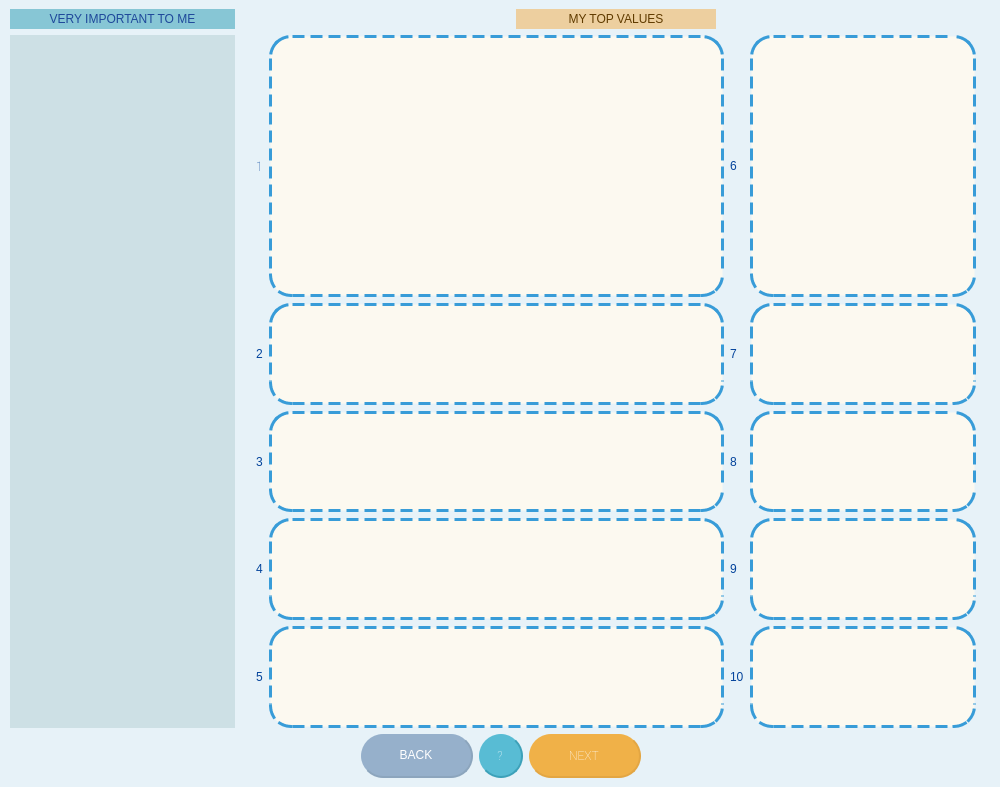
<?xml version="1.0" encoding="UTF-8"?>
<ui version="4.0">
 <class>MainWindow</class>
 <widget class="QMainWindow" name="MainWindow">
  <property name="geometry">
   <rect>
    <x>0</x>
    <y>0</y>
    <width>1000</width>
    <height>787</height>
   </rect>
  </property>
  <property name="windowTitle">
   <string>MainWindow</string>
  </property>
  <widget class="QWidget" name="centralwidget">
   <property name="styleSheet">
    <string notr="true">background-color: rgb(231, 242, 248);
font: 57 9pt &quot;Roboto&quot;;</string>
   </property>
   <layout class="QGridLayout" name="gridLayout">
    <property name="leftMargin">
     <number>10</number>
    </property>
    <item row="2" column="1">
     <spacer name="horizontalSpacer_3">
      <property name="orientation">
       <enum>Qt::Horizontal</enum>
      </property>
      <property name="sizeHint" stdset="0">
       <size>
        <width>40</width>
        <height>20</height>
       </size>
      </property>
     </spacer>
    </item>
    <item row="2" column="0">
     <widget class="QListView" name="list_cards">
      <property name="styleSheet">
       <string notr="true">background-color: rgb(205, 224, 229);
border : 0px;</string>
      </property>
     </widget>
    </item>
    <item row="2" column="2">
     <layout class="QGridLayout" name="gridLayout_3">
      <item row="0" column="2">
       <widget class="QLabel" name="label_6">
        <property name="styleSheet">
         <string notr="true">color: rgb(3, 67, 155);</string>
        </property>
        <property name="text">
         <string>6</string>
        </property>
       </widget>
      </item>
      <item row="2" column="0">
       <widget class="QLabel" name="label_2">
        <property name="styleSheet">
         <string notr="true">color: rgb(3, 67, 155);</string>
        </property>
        <property name="text">
         <string>2</string>
        </property>
       </widget>
      </item>
      <item row="6" column="0">
       <widget class="QLabel" name="label_4">
        <property name="styleSheet">
         <string notr="true">color: rgb(3, 67, 155);</string>
        </property>
        <property name="text">
         <string>4</string>
        </property>
       </widget>
      </item>
      <item row="2" column="1">
       <widget class="QListView" name="listView_5">
        <property name="styleSheet">
         <string notr="true">background-color: rgb(252, 249, 240);
border-color: rgb(56, 156, 216);
border-width: 3px;
border-style: dashed;
border-radius : 22;</string>
        </property>
       </widget>
      </item>
      <item row="6" column="3">
       <widget class="QListView" name="listView_9">
        <property name="styleSheet">
         <string notr="true">background-color: rgb(252, 249, 240);
border-color: rgb(56, 156, 216);
border-width: 3px;
border-style: dashed;
border-radius : 22;</string>
        </property>
       </widget>
      </item>
      <item row="0" column="3">
       <widget class="QListView" name="listView_2">
        <property name="styleSheet">
         <string notr="true">background-color: rgb(252, 249, 240);
border-color: rgb(56, 156, 216);
border-width: 3px;
border-style: dashed;
border-radius : 22;</string>
        </property>
       </widget>
      </item>
      <item row="6" column="1">
       <widget class="QListView" name="listView_4">
        <property name="styleSheet">
         <string notr="true">background-color: rgb(252, 249, 240);
border-color: rgb(56, 156, 216);
border-width: 3px;
border-style: dashed;
border-radius : 22;</string>
        </property>
       </widget>
      </item>
      <item row="4" column="2">
       <widget class="QLabel" name="label_8">
        <property name="styleSheet">
         <string notr="true">color: rgb(3, 67, 155);</string>
        </property>
        <property name="text">
         <string>8</string>
        </property>
       </widget>
      </item>
      <item row="2" column="2">
       <widget class="QLabel" name="label_7">
        <property name="styleSheet">
         <string notr="true">color: rgb(3, 67, 155);</string>
        </property>
        <property name="text">
         <string>7</string>
        </property>
       </widget>
      </item>
      <item row="6" column="2">
       <widget class="QLabel" name="label_9">
        <property name="styleSheet">
         <string notr="true">color: rgb(3, 67, 155);</string>
        </property>
        <property name="text">
         <string>9</string>
        </property>
       </widget>
      </item>
      <item row="8" column="2">
       <widget class="QLabel" name="label_10">
        <property name="styleSheet">
         <string notr="true">color: rgb(3, 67, 155);</string>
        </property>
        <property name="text">
         <string>10</string>
        </property>
       </widget>
      </item>
      <item row="8" column="3">
       <widget class="QListView" name="listView_10">
        <property name="styleSheet">
         <string notr="true">background-color: rgb(252, 249, 240);
border-color: rgb(56, 156, 216);
border-width: 3px;
border-style: dashed;
border-radius : 22;</string>
        </property>
       </widget>
      </item>
      <item row="3" column="1">
       <spacer name="verticalSpacer_2">
        <property name="orientation">
         <enum>Qt::Vertical</enum>
        </property>
        <property name="sizeHint" stdset="0">
         <size>
          <width>20</width>
          <height>40</height>
         </size>
        </property>
       </spacer>
      </item>
      <item row="5" column="1">
       <spacer name="verticalSpacer_3">
        <property name="orientation">
         <enum>Qt::Vertical</enum>
        </property>
        <property name="sizeHint" stdset="0">
         <size>
          <width>20</width>
          <height>40</height>
         </size>
        </property>
       </spacer>
      </item>
      <item row="7" column="1">
       <spacer name="verticalSpacer_4">
        <property name="orientation">
         <enum>Qt::Vertical</enum>
        </property>
        <property name="sizeHint" stdset="0">
         <size>
          <width>20</width>
          <height>40</height>
         </size>
        </property>
       </spacer>
      </item>
      <item row="1" column="1">
       <spacer name="verticalSpacer">
        <property name="orientation">
         <enum>Qt::Vertical</enum>
        </property>
        <property name="sizeHint" stdset="0">
         <size>
          <width>20</width>
          <height>40</height>
         </size>
        </property>
       </spacer>
      </item>
      <item row="8" column="0">
       <widget class="QLabel" name="label_5">
        <property name="styleSheet">
         <string notr="true">color: rgb(3, 67, 155);</string>
        </property>
        <property name="text">
         <string>5</string>
        </property>
       </widget>
      </item>
      <item row="4" column="0">
       <widget class="QLabel" name="label_3">
        <property name="styleSheet">
         <string notr="true">color: rgb(3, 67, 155);</string>
        </property>
        <property name="text">
         <string>3</string>
        </property>
       </widget>
      </item>
      <item row="0" column="0">
       <widget class="QLabel" name="label">
        <property name="font">
         <font>
          <family>Roboto</family>
          <pointsize>9</pointsize>
          <weight>7</weight>
          <italic>false</italic>
          <bold>false</bold>
         </font>
        </property>
        <property name="styleSheet">
         <string notr="true">color: rgb(3, 67, 155);</string>
        </property>
        <property name="text">
         <string>1</string>
        </property>
        <property name="margin">
         <number>5</number>
        </property>
       </widget>
      </item>
      <item row="0" column="1">
       <widget class="QListView" name="listView">
        <property name="minimumSize">
         <size>
          <width>455</width>
          <height>262</height>
         </size>
        </property>
        <property name="maximumSize">
         <size>
          <width>455</width>
          <height>262</height>
         </size>
        </property>
        <property name="styleSheet">
         <string notr="true">background-color: rgb(252, 249, 240);
border-color: rgb(56, 156, 216);
border-width: 3px;
border-style: dashed;
border-radius : 22;</string>
        </property>
        <property name="spacing">
         <number>0</number>
        </property>
       </widget>
      </item>
      <item row="8" column="1">
       <widget class="QListView" name="listView_3">
        <property name="styleSheet">
         <string notr="true">background-color: rgb(252, 249, 240);
border-color: rgb(56, 156, 216);
border-width: 3px;
border-style: dashed;
border-radius : 22;</string>
        </property>
       </widget>
      </item>
      <item row="2" column="3">
       <widget class="QListView" name="listView_7">
        <property name="styleSheet">
         <string notr="true">background-color: rgb(252, 249, 240);
border-color: rgb(56, 156, 216);
border-width: 3px;
border-style: dashed;
border-radius : 22;</string>
        </property>
       </widget>
      </item>
      <item row="4" column="3">
       <widget class="QListView" name="listView_8">
        <property name="styleSheet">
         <string notr="true">background-color: rgb(252, 249, 240);
border-color: rgb(56, 156, 216);
border-width: 3px;
border-style: dashed;
border-radius : 22;</string>
        </property>
       </widget>
      </item>
      <item row="4" column="1">
       <widget class="QListView" name="listView_6">
        <property name="styleSheet">
         <string notr="true">background-color: rgb(252, 249, 240);
border-color: rgb(56, 156, 216);
border-width: 3px;
border-style: dashed;
border-radius : 22;</string>
        </property>
       </widget>
      </item>
     </layout>
    </item>
    <item row="0" column="0">
     <widget class="QLabel" name="label_cards">
      <property name="styleSheet">
       <string notr="true">background-color: rgb(135, 198, 213);
color: rgb(30, 72, 154);</string>
      </property>
      <property name="text">
       <string>VERY IMPORTANT TO ME</string>
      </property>
      <property name="alignment">
       <set>Qt::AlignCenter</set>
      </property>
      <property name="margin">
       <number>15</number>
      </property>
     </widget>
    </item>
    <item row="0" column="2">
     <layout class="QHBoxLayout" name="horizontalLayout">
      <item>
       <spacer name="horizontalSpacer_4">
        <property name="orientation">
         <enum>Qt::Horizontal</enum>
        </property>
        <property name="sizeHint" stdset="0">
         <size>
          <width>40</width>
          <height>20</height>
         </size>
        </property>
       </spacer>
      </item>
      <item>
       <widget class="QLabel" name="label_important">
        <property name="minimumSize">
         <size>
          <width>200</width>
          <height>0</height>
         </size>
        </property>
        <property name="styleSheet">
         <string notr="true">background-color: rgb(237, 207, 159);
color: rgb(96, 59, 0);</string>
        </property>
        <property name="text">
         <string>MY TOP VALUES</string>
        </property>
        <property name="alignment">
         <set>Qt::AlignCenter</set>
        </property>
        <property name="margin">
         <number>15</number>
        </property>
       </widget>
      </item>
      <item>
       <spacer name="horizontalSpacer_5">
        <property name="orientation">
         <enum>Qt::Horizontal</enum>
        </property>
        <property name="sizeHint" stdset="0">
         <size>
          <width>40</width>
          <height>20</height>
         </size>
        </property>
       </spacer>
      </item>
     </layout>
    </item>
    <item row="2" column="3">
     <spacer name="horizontalSpacer_6">
      <property name="orientation">
       <enum>Qt::Horizontal</enum>
      </property>
      <property name="sizeHint" stdset="0">
       <size>
        <width>40</width>
        <height>20</height>
       </size>
      </property>
     </spacer>
    </item>
    <item row="3" column="0" colspan="4">
     <layout class="QGridLayout" name="gridLayout_2">
      <item row="0" column="0">
       <spacer name="horizontalSpacer">
        <property name="orientation">
         <enum>Qt::Horizontal</enum>
        </property>
        <property name="sizeHint" stdset="0">
         <size>
          <width>40</width>
          <height>20</height>
         </size>
        </property>
       </spacer>
      </item>
      <item row="0" column="4">
       <widget class="QPushButton" name="next_button">
        <property name="minimumSize">
         <size>
          <width>112</width>
          <height>44</height>
         </size>
        </property>
        <property name="maximumSize">
         <size>
          <width>112</width>
          <height>44</height>
         </size>
        </property>
        <property name="font">
         <font>
          <family>Roboto</family>
          <pointsize>9</pointsize>
          <weight>7</weight>
          <italic>false</italic>
          <bold>false</bold>
         </font>
        </property>
        <property name="styleSheet">
         <string notr="true">QPushButton {
background-color: rgb(240, 177, 72);
color: rgb(255, 255, 255);
border-radius : 22;
border-bottom : 2px solid rgb(227, 166, 67);
border-right: 2px solid rgb(227, 166, 67);
}
QPushButton::hover {
background-color: rgb(227, 166, 67);
color: rgb(255, 255, 255);
border-radius : 22;
}</string>
        </property>
        <property name="text">
         <string>NEXT</string>
        </property>
       </widget>
      </item>
      <item row="0" column="3">
       <widget class="QPushButton" name="info_button">
        <property name="minimumSize">
         <size>
          <width>44</width>
          <height>44</height>
         </size>
        </property>
        <property name="maximumSize">
         <size>
          <width>44</width>
          <height>44</height>
         </size>
        </property>
        <property name="font">
         <font>
          <family>Roboto</family>
          <pointsize>9</pointsize>
          <weight>7</weight>
          <italic>false</italic>
          <bold>false</bold>
         </font>
        </property>
        <property name="styleSheet">
         <string notr="true">QPushButton {
background-color: rgb(88, 188, 212);
color: rgb(255, 255, 255);
border-radius : 22;
border-bottom : 2px solid rgb(61, 161, 185);
border-right: 2px solid rgb(61, 161, 185);
}
QPushButton::hover {
background-color: rgb(61, 161, 185);
color: rgb(255, 255, 255);
border-radius : 22;
}</string>
        </property>
        <property name="text">
         <string>?</string>
        </property>
       </widget>
      </item>
      <item row="0" column="1">
       <widget class="QPushButton" name="prev_button">
        <property name="minimumSize">
         <size>
          <width>112</width>
          <height>44</height>
         </size>
        </property>
        <property name="maximumSize">
         <size>
          <width>112</width>
          <height>44</height>
         </size>
        </property>
        <property name="styleSheet">
         <string notr="true">QPushButton {
background-color: rgb(150, 176, 203);
color: rgb(255, 255, 255);
border-radius : 22;
border-bottom : 2px solid rgb(140, 165, 189);
border-right: 2px solid rgb(140, 165, 189);
}
QPushButton::hover {
background-color: rgb(140, 165, 189);
color: rgb(255, 255, 255);
border-radius : 22;
}</string>
        </property>
        <property name="text">
         <string>BACK</string>
        </property>
       </widget>
      </item>
      <item row="0" column="5">
       <spacer name="horizontalSpacer_2">
        <property name="orientation">
         <enum>Qt::Horizontal</enum>
        </property>
        <property name="sizeHint" stdset="0">
         <size>
          <width>40</width>
          <height>20</height>
         </size>
        </property>
       </spacer>
      </item>
     </layout>
    </item>
   </layout>
  </widget>
  <widget class="QMenuBar" name="menubar">
   <property name="geometry">
    <rect>
     <x>0</x>
     <y>0</y>
     <width>1000</width>
     <height>25</height>
    </rect>
   </property>
  </widget>
 </widget>
 <resources/>
 <connections/>
</ui>
